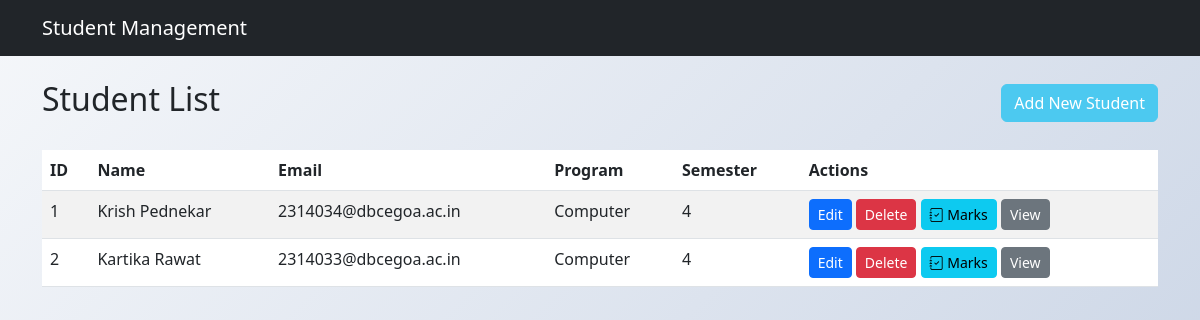
/students, run on the app's committed database.
### app.py (models this page shows, shortened)
class Student(db.Model):
    id = db.Column(db.Integer, primary_key=True)
    student_id = db.Column(db.String(20), unique=True, nullable=False)
    first_name = db.Column(db.String(100), nullable=False)
    last_name = db.Column(db.String(100), nullable=False)
    email = db.Column(db.String(120), unique=True, nullable=False)
    phone = db.Column(db.String(15))
    address = db.Column(db.Text)
    program = db.Column(db.String(100), nullable=False)
    semester = db.Column(db.Integer, nullable=False)
    enrollments = db.relationship('Enrollment', backref='student', lazy=True)
    marks = db.relationship('Mark', backref='student', lazy=True)
    attendances = db.relationship('Attendance', backref='student', lazy=True)

### app.py (the view)
@app.route('/students')
def list_students():
    students = Student.query.all()
    return render_template('students/list.html', students=students)

### templates/students/list.html
{% extends "base.html" %}
{% block content %}
<div class="d-flex justify-content-between align-items-center mb-4">
    <h2>Student List</h2>
    <a href="{{ url_for('add_student') }}" class="btn btn-success">Add New Student</a>
</div>
<table class="table table-striped table-hover">
    <thead>
        <tr>
            <th>ID</th>
            <th>Name</th>
            <th>Email</th>
            <th>Program</th>
            <th>Semester</th>
            <th>Actions</th>
        </tr>
    </thead>
    <tbody>
        {% for student in students %}
        <tr>
            <td>{{ student.student_id }}</td>
            <td>{{ student.first_name }} {{ student.last_name }}</td>
            <td>{{ student.email }}</td>
            <td>{{ student.program }}</td>
            <td>{{ student.semester }}</td>
            <td class="text-nowrap">
                <a href="{{ url_for('edit_student', id=student.id) }}" class="btn btn-sm btn-primary">Edit</a>
                <form action="{{ url_for('delete_student', id=student.id) }}" method="POST" class="d-inline">
                    <button type="submit" class="btn btn-sm btn-danger" onclick="return confirm('Are you sure?')">
                        Delete
                    </button>
                </form>
                <a href="{{ url_for('manage_marks', id=student.id) }}" class="btn btn-sm btn-info">
                    <i class="bi bi-journal-check"></i> Marks
                </a>
                <a href="{{ url_for('view_student', id=student.id) }}" class="btn btn-sm btn-secondary">View</a>
            </td>
        </tr>
        {% endfor %}
    </tbody>
</table>
{% endblock %}

### static/styles.css (style rules this page uses)
body { background: linear-gradient(135deg, #f5f7fa 0%, #c3cfe2 100%); min-height: 100vh; font-family: 'Segoe UI', Tahoma, Geneva, Verdana, sans-serif; }
.btn-success { background-color: #4cc9f0; border-color: #4cc9f0; }

### data on the page
Student: student_id "1", first_name "Krish", last_name "Pednekar", email "2314034@dbcegoa.ac.in", program "Computer", semester "4"
Student: student_id "2", first_name "Kartika", last_name "Rawat", email "2314033@dbcegoa.ac.in", program "Computer", semester "4"
